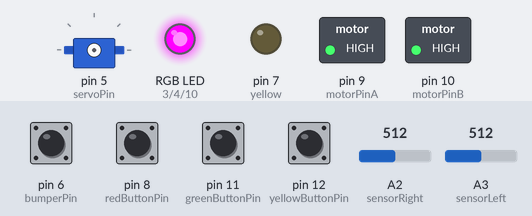
This sketch was run on a simulated Arduino Uno, built with avr-gcc and run on an emulated ATmega328P. Parts: servo, switched loads named in the sketch (green lamp = pin HIGH), an RGB LED mixed from three pins (HIGH = lit), output pins drawn as LEDs (lit = HIGH). Wiring (inferred from the names in the program): servo: signal pin 5. The test bench sets the inputs (shaded band); at power-on: pin 6 (bumperPin) HIGH, pin 8 (redButtonPin), pin 11 (greenButtonPin), pin 12 (yellowButtonPin) LOW, A2 (sensorRight) = 512, A3 (sensorLeft) = 512. Servo pulses on a pin are drawn as a servo (544–2400 µs = 0–180°); pins used as bus, display or sensor lines are not drawn.

Above: at 1.2 s.
1.3 s: pin 12 (yellowButtonPin) pulled HIGH for 0.15 s
At 1.4 s:
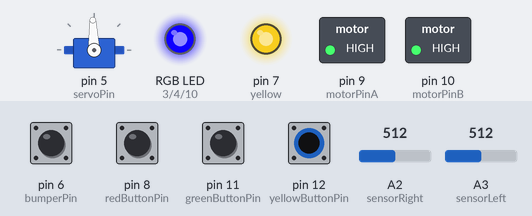
3.0 s: pin 11 (greenButtonPin) pulled HIGH for 0.15 s
At 3.1 s:
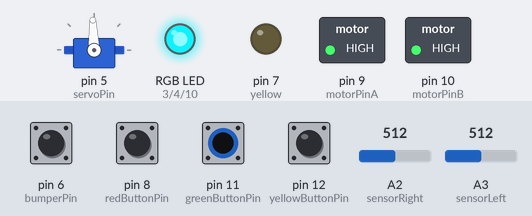
4.7 s: pin 11 (greenButtonPin) pulled HIGH for 1 s
At 4.85 s:
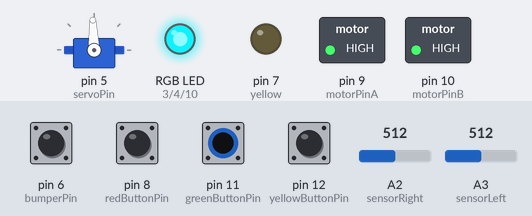
Timing chart, 0 to 5.3 s (numbered marks = the images above; inputs shaded):
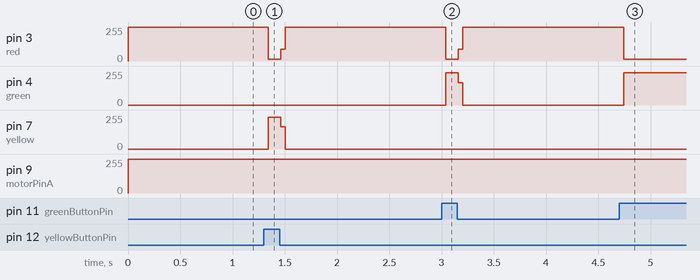

Measured:
- after the input at 1.3 s, pin 3 (red): 255/255 → 15/255 at once, → 255/255 0.12 s later; pin 7 (yellow): 0/255 → 240/255 at once, → 0/255 0.12 s later
- after the input at 3.0 s, pin 3 (red): 255/255 → 13/255 at once, → 255/255 0.12 s later; pin 4 (green): 0/255 → 242/255 at once, → 0/255 0.12 s later
- after the input at 4.7 s, pin 3 (red): 255/255 → 13/255 at once; pin 4 (green): 0/255 → 242/255 at once

The sketch:

Autonomous_Line_Follower.ino
```cpp
// Initialization of the button pins
const int greenButtonPin = 11; // Green button connected to digital pin 2
const int yellowButtonPin = 12; // Yellow button connected to digital pin 3
const int redButtonPin = 8; // Red button connected to digital pin 4

const int servoPin = 5;


double Kp = 22.2, Ki = 0.0, Kd = -2.0;//change from 20 to 21[if car is juttery aroudn corners, increase KD and decrease KP]
//try 30, 0.001, -2.6 for higher speed.s(22.2)

//55 speed= Kp = 15.0, Ki = 0.0001, Kd = -1.3;

double positionError = 0, lastPositionError = 0, integral = 0, derivative = 0, correction = 0;
const int sensorLeft = A3, sensorRight = A2;
const int center=80; //if car isnt centered correctly. Added this
int lastSensorValueLeft = 0, lastSensorValueRight = 0;
const double turnThreshold = 175;
const int zeroPos = 1450; // Slightly right turning at 1500

bool isHandlingHardTurn = false; // New flag

unsigned long turnDetectionStartTime = 0;
unsigned long lastTurnTime = 0;
const unsigned long turnDetectionDelay = 200; // Delay after turn detection in milliseconds

int red = 3;
int yellow = 7;
int green = 4;

const int motorSpeed1=55;//low speed
const int motorSpeed2=58;//low speed

const int motorPinA = 9;
const int motorPinB = 10;
const int bumperPin = 6; // Button pin

unsigned long lastServoUpdate = 0;
const int servoUpdateInterval = 20000; // 20 ms interval for servo update
int servoPulseWidth = zeroPos; // Initial pulse width in microseconds

bool inSteeringMode = false;
bool inWaitingMode = false;
bool inDrivingMode = false;

int sensorValueLeft =0;
int sensorValueRight=0;

void setup() {
  // Initialize the button pins as inputs
  pinMode(greenButtonPin, INPUT);
  pinMode(yellowButtonPin, INPUT);
  pinMode(redButtonPin, INPUT);

  pinMode(sensorLeft, INPUT); // Set sensor left as input
  pinMode(sensorRight, INPUT); // Set sensor right as input
  //Serial.begin(9600);
  pinMode(red, OUTPUT);
  pinMode(green, OUTPUT);
  pinMode(yellow, OUTPUT);
  pinMode(motorPinA, OUTPUT); // Set motor pin A as output
  pinMode(motorPinB, OUTPUT); // Set motor pin B as output
  pinMode(bumperPin, INPUT_PULLUP); // Initialize button pin as input with pull-up[NEED TO CHANGE TO NOT BE PULL_UP]
  digitalWrite(motorPinA, HIGH); // Initialize motor pin A
  digitalWrite(motorPinB, HIGH); // Initialize motor pin B

  TCCR1A = 0b11110010; // Timer/Counter Control Registers setup
  TCCR1B = 0b00010001;
  ICR1 = 320; // Input Capture Register
  TCNT1 = 0x0000; // Timer/Counter1 Register
  OCR1A = 0; // Turn off motor A
  OCR1B = 0; // Turn off motor B

  pinMode(servoPin, OUTPUT); // Set servo pin as output
}

void loop() {
  checkButtonPress();
  handleIRCommands();
  if (inSteeringMode || inWaitingMode) {
    readAndProcessSensors();
    updateServoPosition();

    if (inSteeringMode) {
      adjustMotorSpeedsBasedOnPID(); // Adjust motor speeds based on PID correction
      detectAndHandleTurn();
    }
    // Serial.print(servoPulseWidth);
    // Serial.print(", ");
    // Serial.print(sensorValueLeft);
    // Serial.print(", ");
    // Serial.println(sensorValueRight);
  }
}

void adjustMotorSpeedsBasedOnPID() {
  if (isHandlingHardTurn) { // Only adjust if in the middle of a hard turn
    // Adjust motor speeds based on correction
    if (correction / 50 > 150) {
      OCR1A = motorSpeed1 - 15; // Slow down left motor for right turn
      OCR1B = motorSpeed2;      // Keep right motor speed constant
        digitalWrite(yellow, HIGH);
    } else if (correction / 50 < -150) {
      OCR1A = motorSpeed1;      // Keep left motor speed constant
      OCR1B = motorSpeed2 - 15;  // Slow down right motor for left turn
        digitalWrite(yellow, HIGH);
    } else {
      OCR1A = motorSpeed1;      // Keep both motors at original speed for straight line
      OCR1B = motorSpeed2;
        digitalWrite(yellow, LOW);
    }
  }
}

void detectAndHandleTurn() {
  //Kd=-1.9;Kp=24;//LOOK AT THIS BEFORE UPLOADING<---------------------------------------------------------------------------
  bool isTurnDetected = abs(center + sensorValueLeft - sensorValueRight) > turnThreshold;

  if (isTurnDetected) {
    lastTurnTime = millis();
    if (turnDetectionStartTime == 0) {
      turnDetectionStartTime = millis();
    }

    if (millis() - turnDetectionStartTime > 30) {
      handleTurnDetection();
      isHandlingHardTurn = true; // Set flag when handling hard turn
    }
  } else {
    if (turnDetectionStartTime != 0 && millis() - lastTurnTime > turnDetectionDelay) {
      digitalWrite(red, LOW);
      OCR1A = motorSpeed1 + 15;
      OCR1B = motorSpeed2 + 15;
      turnDetectionStartTime = 0;
      //Kd=3;Kp=10;
      isHandlingHardTurn = false; // Reset flag when turn is over
    }
  }
}


void handleTurnDetection() {
  // Turn on Red LED to indicate a turn
  digitalWrite(red, HIGH);
    OCR1A = motorSpeed1; // Set motor speed left
  OCR1B = motorSpeed2; // Set motor speed right
  // Additional logic for turn handling can be added here
}

void checkButtonPress() {
  if (digitalRead(bumperPin) == HIGH) { // Check if button is pressed
    handleRedButton();
  }
}

void handleIRCommands() {
    // Check if the red button is pressed
  if (digitalRead(redButtonPin) == HIGH) {
    handleRedButton();
  }
  // Check if the green button is pressed
  if (digitalRead(greenButtonPin) == HIGH) {
    handleGreenButton();
  }
  // Check if the yellow button is pressed
  if (digitalRead(yellowButtonPin) == HIGH) {
    handleYellowButton();
  }

}

void readAndProcessSensors() {
  sensorValueLeft = analogRead(sensorLeft);
  sensorValueRight = analogRead(sensorRight);

  if (sensorValueLeft <= 20 && sensorValueRight <= 20) {
    handleRedButton();  // Activate stop mode if both sensors read 0
  } else {
    calculatePID(sensorValueLeft, sensorValueRight);
    updateLastSensorValues(sensorValueLeft, sensorValueRight);
  }
}

void calculatePID(int sensorValueLeft, int sensorValueRight) {
  positionError = center + sensorValueLeft - sensorValueRight; // Calculate position error + what the code should aim for
  integral += positionError;  // Accumulate the integral (sum of errors)
  derivative = (sensorValueLeft - lastSensorValueLeft) - (sensorValueRight - lastSensorValueRight);  // Compute the derivative (rate of change of error)
  correction = Kp * positionError + Ki * integral + Kd * derivative;  // Calculate the PID correction
}


void updateServoPosition() {
  servoPulseWidth = zeroPos + correction / 50;
  servoPulseWidth = constrain(servoPulseWidth, 1000, 2000);
  if (micros() - lastServoUpdate >= servoUpdateInterval) {
    lastServoUpdate = micros();
    digitalWrite(servoPin, HIGH);
    delayMicroseconds(servoPulseWidth);
    digitalWrite(servoPin, LOW);
  }
}


void handleRedButton() {
  inSteeringMode = false;
  inWaitingMode = false;
  inDrivingMode = false;
  OCR1A = 0; // Turn off motors
  OCR1B = 0;
  setLEDStates(true, false, false);
}

void handleYellowButton() {
  inSteeringMode = false;
  inWaitingMode = true;
  inDrivingMode = false;
  setLEDStates(false, false, true);
}

void handleGreenButton() {
  inSteeringMode = true;
  inWaitingMode = false;
  OCR1A = motorSpeed1; // Set motor speed left
  OCR1B = motorSpeed2; // Set motor speed right
  integral = 0; // Reset integral component
  setLEDStates(false, true, false);
}

void updateLastSensorValues(int sensorValueLeft, int sensorValueRight) {
  lastPositionError = positionError;
  lastSensorValueLeft = sensorValueLeft;
  lastSensorValueRight = sensorValueRight;
}

void setLEDStates(bool redState, bool greenState, bool yellowState) {
  digitalWrite(red, redState);
  digitalWrite(green, greenState);
  digitalWrite(yellow, yellowState);
}
```
